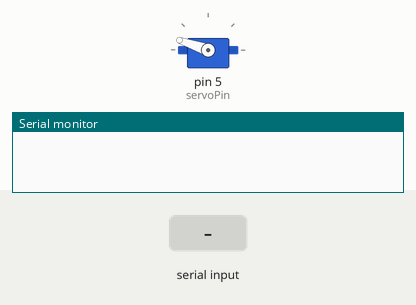
Recording of a sketch running on a simulated Arduino Uno, built with avr-gcc and run on an emulated ATmega328P. On the bench: servo, the last lines printed to the serial monitor. The inputs (shaded band) are chosen by the test bench.

Above: at 1.2 s.
1.3 s: "!" received over Serial
At 4.0 s:
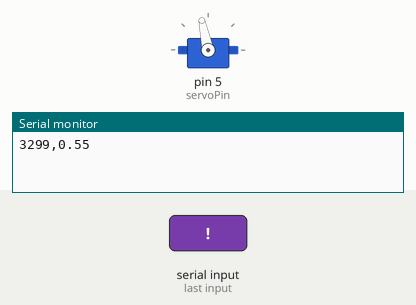
Timing chart, 0 to 5.5 s (numbered marks = the images above; inputs shaded):
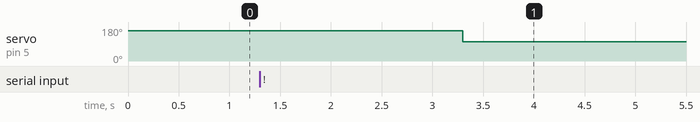

Measured:
- after the input at 1.3 s, servo on pin 5 (servoPin): 161° → 102° after 2.0 s

The sketch:

Servo_interface.ino
```cpp
// (licence header left out)
//include the Servo library so we can drive a servo
#include <Servo.h>
#include <Wire.h>

//MIN and MAX PWM pulse sizes for servos.
//These can be found in servo documentation (datasheet)
#define MAX 2200
#define MIN 800

//define constants for conversions
#define pi  3.14159
#define deg2rad 180/pi
#define servocounts2rad 0.003
#define servoZeroCounts 327

//define variables that will be used
float enableServo = 1.0;  //1 or 0, 1 enables the servo.
float servoCommand = 1; //value in radians of commanded servo position
float servoFeedback = 0; //value in radians of feedback signal
int feedbackPin = 2;
int servoPin = 5;
//create a time variable
unsigned long runTime;

//define a servo object and specify which arduino digital pin it is connected to
Servo servo;
//the microsecond pulse length corresponding to 0 degrees on your servo (adjust)
static int zero_uS=1600;
int servo_cmd_us = 1470;

//maximum servo positions, 0 is horizontal position
float servo_min=radians(-80);
float servo_max=radians(80);

//servo_mult - multiplier used for conversion radians->servo pulse in us
//you may need to adjust this!
float servo_mult=1000/(pi/4);

void setup(){

//have to initialize the serial port
Serial.begin(115200);
//servo.attach() turns on the servo position control.
servo.attach(servoPin);

}


//main control loop, obtain requested action from serial connection, then execute it
void loop()
{
  while(Serial.available()>0){
    //a command will start with a ! character
    if(Serial.read()=='!'){
      //first number will be 1.0 or 0.0. If 0, disable the servo.
      enableServo = Serial.parseFloat();
      //second number will be the command for the servo in radians.
      servoCommand = Serial.parseFloat();

      //If given command is greater than the max value, acts at max value.
      if (servoCommand>servo_max){
       servoCommand = servo_max;
      }
      else if(servoCommand<servo_min){
        servoCommand = servo_min;
      }
      float feedbackrad = servocounts2rad*(analogRead(feedbackPin)-servoZeroCounts);
      //now send feedback for this command.
      //send the time since powered on in milliseconds
      Serial.print(millis());
      Serial.print(",");
      Serial.print(feedbackrad);
      Serial.println();
    }
    }

    //now we can take our latest servo command, convert to uS, write to servo if enabled.
    if(1){
      //write the number of microseconds to the servo.
      servo_cmd_us = constrain(zero_uS + servoCommand*servo_mult, MIN,MAX);
      servo.writeMicroseconds(servo_cmd_us);
    }
    else{
      servo.detach();
    }

    //use the delay() function to artificially limit how fast the loop runs.
    delay(1);

}
```
